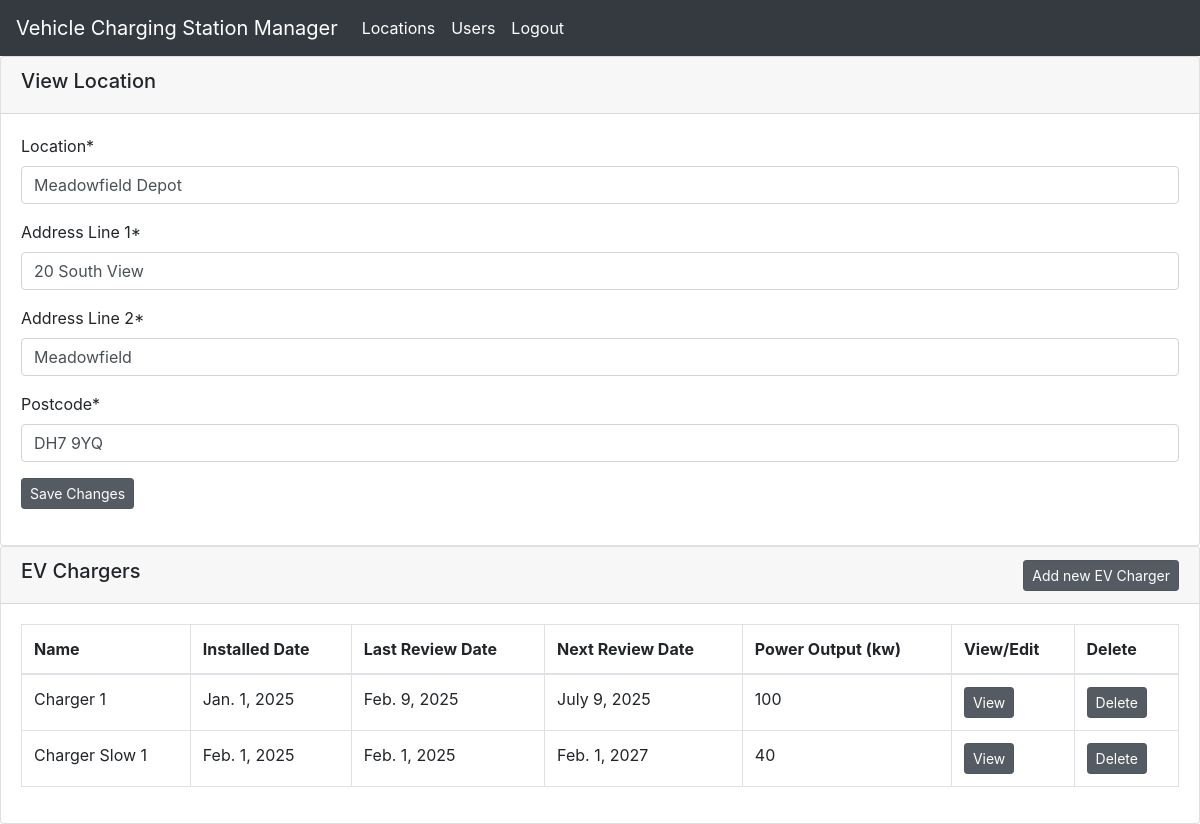
The page /location/8 (signed in) on the database its author committed.
### main/models.py (models this page shows, shortened)
class CouncilLocations(models.Model):
    locationName = models.CharField(max_length=120)
    addressLine1 = models.CharField(max_length=120)
    addressLine2 = models.CharField(max_length=120)
    postcode = models.CharField(max_length=120)

class VehicleChargingStation(models.Model):
    councilLocation = models.ForeignKey(CouncilLocations, on_delete=models.CASCADE)
    chargingStationName = models.CharField(max_length=120)
    installedDate = models.DateField()
    lastReviewDate = models.DateField()
    nextReviewDate = models.DateField()
    powerOutput = models.IntegerField()

### main/views.py (the view)
# urls.py: path('location/<int:location_id>', views.location, name='location'),
def location(response, location_id):
    ls = CouncilLocations.objects.get(id=location_id)
    chargers  = ls.vehiclechargingstation_set.all()
    if response.method == "POST":
        form = CreateNewLocation(response.POST)
        if form.is_valid():
            locationname = form.cleaned_data["LocationName"]
            address1 = form.cleaned_data["addressLine1"]
            address2 = form.cleaned_data["addressLine2"]
            postcode = form.cleaned_data["postcode"]
            updatedlocation = CouncilLocations(id=ls.id ,locationName=locationname, addressLine1=address1, addressLine2=address2, postcode=postcode)
            updatedlocation.save()
            messages.add_message(response, messages.SUCCESS, 'Location updated')
            return HttpResponseRedirect("/location/%i"  %ls.id)
    else:
        initial_data = {
            'LocationName': ls.locationName,
            'addressLine1': ls.addressLine1,
            'addressLine2': ls.addressLine2,
            'postcode': ls.postcode,
        }
        form = CreateNewLocation(initial_data)
        if  not response.user.admin:
            form.fields['LocationName'].widget.attrs['readonly']  = True
            form.fields['addressLine1'].widget.attrs['readonly'] = True
            form.fields['addressLine2'].widget.attrs['readonly'] = True
            form.fields['postcode'].widget.attrs['readonly'] = True
    return render(response, "main/location.html", {"form": form, "ls": ls, "chargers":chargers})

### main/forms.py
class CreateNewLocation(forms.Form):
    LocationName = forms.CharField(label="Location", max_length=100)
    addressLine1 = forms.CharField(label="Address Line 1", max_length=100)
    addressLine2 = forms.CharField(label="Address Line 2", max_length=100)
    postcode = forms.CharField(label="Postcode", max_length=100)

### templates/main/location.html (shortened to what this page needs)
{% extends "main/base.html" %}
{% load crispy_forms_tags %}
{% block content %}
    <div class="card">
        <div class="card-header d-flex justify-content-between align-items-center">
            <h5>View Location</h5>
        </div>
        <div class="card-body">
            <form method="post" action="/location/{{ ls.id }}" class="form-group">
                {{form|crispy}}
                {% if user.is_authenticated and user.admin %}
                                <button type="submit" name="save" class="btn btn-sm btn-secondary active">Save Changes</button>
                {% endif %}
            </form>
        </div>
    </div>
    <div class="card">
        <div class="card-header d-flex justify-content-between align-items-center">
            <h5>EV Chargers</h5>
            <a href="/location/create/{{ ls.id }}" type="button" class="btn btn-sm btn-secondary active">Add new EV Charger</a>
        </div>
        <div class="card-body">
            {% if chargers.count < 1 %}
                <h1>No Charger To Display. Add Charger First.</h1>
            {% else %}
                <table class="table table-bordered">
                    <thead>
                        <tr>
                            <th scope="col">Name</th>
                            <th scope="col">Installed Date</th>
                            <th scope="col">Last Review Date</th>
                            <th scope="col">Next Review Date</th>
                            <th scope="col">Power Output (kw)</th>
                            <th scope="col">View/Edit</th>
                            <th scope="col">Delete</th>
                        </tr>
                    </thead>
                    <tbody>
                    {% for charger in chargers %}
                        <tr>
                            <td>{{charger.chargingStationName}}</td>
                            <td>{{charger.installedDate}}</td>
                            <td>{{charger.lastReviewDate}}</td>
                            <td>{{charger.nextReviewDate}}</td>
                            <td>{{charger.powerOutput}}</td>
                            <td><a href="/location/charger/{{charger.id}}" type="button" class="btn btn-sm btn-secondary active">View</a></td>
                            <td><a href="/location/delete/{{charger.id}}" type="button" class="btn btn-sm btn-secondary active" onclick="return confirm('Are you sure?')">Delete</a></td>
                        </tr>
                    {% endfor %}
                    </tbody>
                </table>
            {% endif %}
        </div>
    </div>
{% endblock %}

### rows shown on the page
CouncilLocations: addressLine1 "20 South View", addressLine2 "Meadowfield", postcode "DH7 9YQ"
VehicleChargingStation: chargingStationName "Charger 1", installedDate "Jan. 1, 2025", lastReviewDate "Feb. 9, 2025", nextReviewDate "July 9, 2025", powerOutput "100"
VehicleChargingStation: chargingStationName "Charger Slow 1", installedDate "Feb. 1, 2025", lastReviewDate "Feb. 1, 2025", nextReviewDate "Feb. 1, 2027", powerOutput "40"
